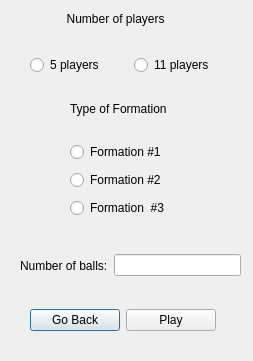
<?xml version="1.0" encoding="UTF-8"?>
<ui version="4.0">
 <class>BPSettings</class>
 <widget class="QDialog" name="BPSettings">
  <property name="geometry">
   <rect>
    <x>0</x>
    <y>0</y>
    <width>253</width>
    <height>361</height>
   </rect>
  </property>
  <property name="windowTitle">
   <string>Dialog</string>
  </property>
  <widget class="QWidget" name="horizontalLayoutWidget">
   <property name="geometry">
    <rect>
     <x>30</x>
     <y>300</y>
     <width>186</width>
     <height>41</height>
    </rect>
   </property>
   <layout class="QHBoxLayout" name="horizontalLayout">
    <item>
     <widget class="QPushButton" name="BP_Back">
      <property name="text">
       <string>Go Back</string>
      </property>
     </widget>
    </item>
    <item>
     <widget class="QPushButton" name="BP_Play">
      <property name="text">
       <string>Play</string>
      </property>
     </widget>
    </item>
   </layout>
  </widget>
  <widget class="QWidget" name="horizontalLayoutWidget_2">
   <property name="geometry">
    <rect>
     <x>30</x>
     <y>50</y>
     <width>201</width>
     <height>31</height>
    </rect>
   </property>
   <layout class="QHBoxLayout" name="horizontalLayout_2">
    <item>
     <widget class="QRadioButton" name="five_players">
      <property name="text">
       <string>5 players</string>
      </property>
     </widget>
    </item>
    <item>
     <widget class="QRadioButton" name="eleven_players">
      <property name="text">
       <string>11 players</string>
      </property>
     </widget>
    </item>
   </layout>
  </widget>
  <widget class="QLabel" name="label">
   <property name="geometry">
    <rect>
     <x>60</x>
     <y>10</y>
     <width>151</width>
     <height>17</height>
    </rect>
   </property>
   <property name="text">
    <string>  Number of players</string>
   </property>
  </widget>
  <widget class="QLabel" name="label_2">
   <property name="geometry">
    <rect>
     <x>70</x>
     <y>100</y>
     <width>131</width>
     <height>17</height>
    </rect>
   </property>
   <property name="text">
    <string>Type of Formation</string>
   </property>
  </widget>
  <widget class="QWidget" name="verticalLayoutWidget">
   <property name="geometry">
    <rect>
     <x>70</x>
     <y>140</y>
     <width>123</width>
     <height>83</height>
    </rect>
   </property>
   <layout class="QVBoxLayout" name="verticalLayout">
    <item>
     <widget class="QRadioButton" name="First_Formation">
      <property name="text">
       <string>Formation #1</string>
      </property>
     </widget>
    </item>
    <item>
     <widget class="QRadioButton" name="Second_Formation">
      <property name="text">
       <string>Formation #2</string>
      </property>
     </widget>
    </item>
    <item>
     <widget class="QRadioButton" name="Third_Formation">
      <property name="text">
       <string>Formation  #3</string>
      </property>
     </widget>
    </item>
   </layout>
  </widget>
  <widget class="QWidget" name="horizontalLayoutWidget_4">
   <property name="geometry">
    <rect>
     <x>20</x>
     <y>250</y>
     <width>221</width>
     <height>31</height>
    </rect>
   </property>
   <layout class="QHBoxLayout" name="horizontalLayout_4">
    <item>
     <widget class="QLabel" name="label_3">
      <property name="text">
       <string>Number of balls:</string>
      </property>
     </widget>
    </item>
    <item>
     <widget class="QLineEdit" name="Total_Balls"/>
    </item>
   </layout>
  </widget>
 </widget>
 <resources/>
 <connections/>
</ui>
